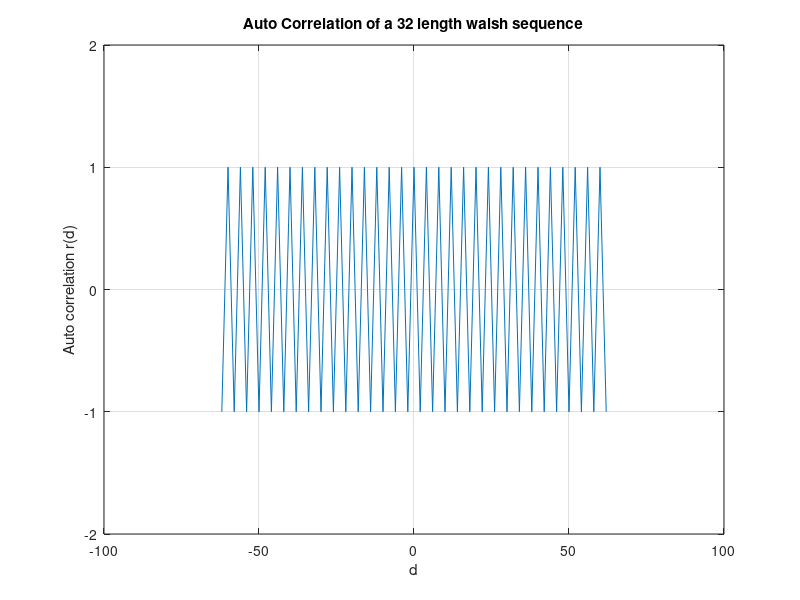
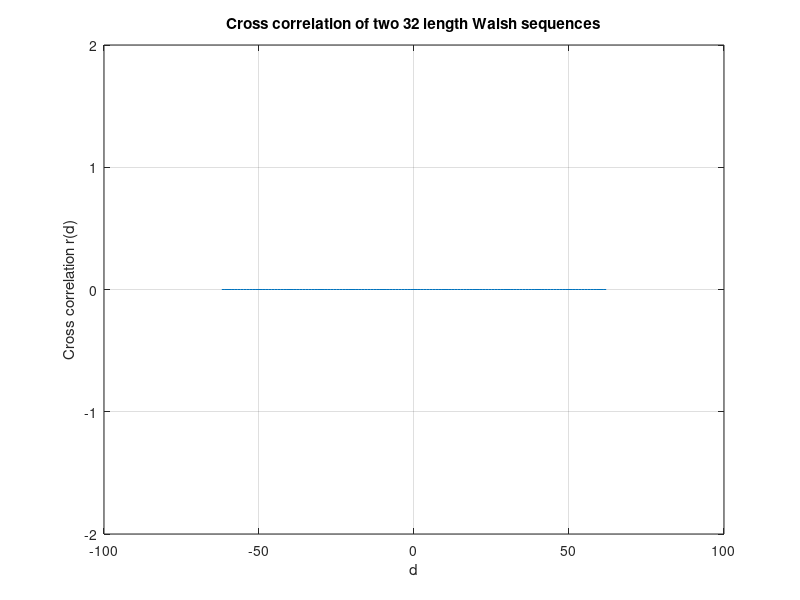

The MATLAB source for these figures, in order:
clear all;
close all;

W = [1 1;1 -1];

n = 5; %log2(32)
for i = 2:1:n
   W = [W, W; W, -1*W];
end


% Autocorrelation
iterCount = power(2,n);
s1 = W(3,1:end);

d=2*(-iterCount+1):1:2*(iterCount-1);
autoCorr = zeros(1,length(d));
for i=1:1:length(d)
    autoCorr(i) = sum( s1.*circshift(s1,d(i)) )/iterCount;
end

figure(1)
%Plot auto correlation
plot(d,autoCorr)
title("Auto Correlation of a 32 length walsh sequence")
xlabel("d")
ylabel("Auto correlation r(d)")
ylim([-2 2])
grid on;

s2 = W(5,1:end);
crossCorr = zeros(1,length(d));
for i=1:1:length(d)
    crossCorr(i) = sum( s1.*circshift(s2,d(i)) )/iterCount;
end

figure(2)
%Plot cross correlation
plot(d,crossCorr)
title("Cross correlation of two 32 length Walsh sequences")
xlabel("d")
ylabel("Cross correlation r(d)")
ylim([-2 2])
grid on;

